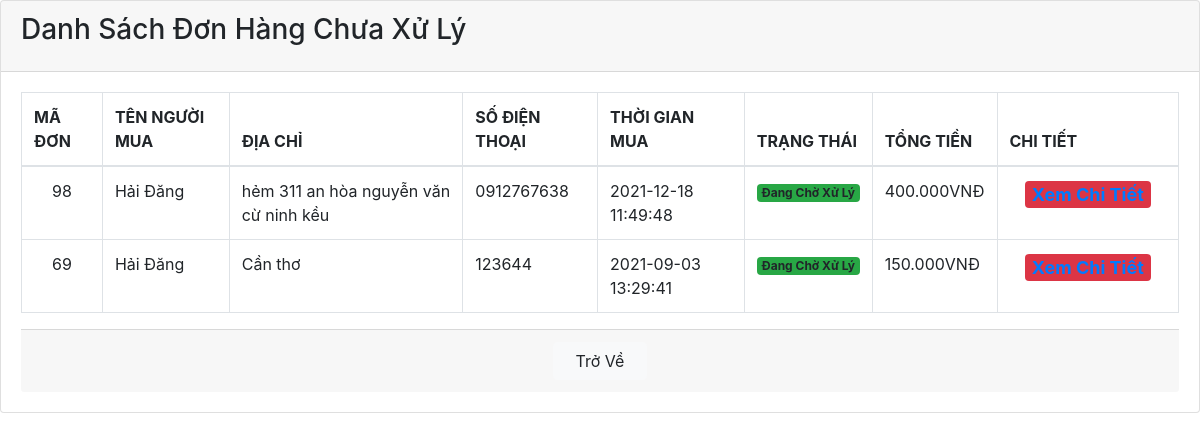
The app's page /donhangchuaxuly.php (signed in) with its own data.
### tables this page shows
CREATE TABLE `don_han` (
  `id` int(10) NOT NULL,
  `ten_khach_hang` varchar(50) NOT NULL,
  `sdt` varchar(11) NOT NULL,
  `diachi` varchar(200) NOT NULL,
  `ngay_dat_hang` timestamp NOT NULL DEFAULT current_timestamp() ON UPDATE current_timestamp(),
  `trang_thai` int(3) NOT NULL,
  `tong_tien` int(10) NOT NULL,
  `ghi_chu` text NOT NULL,
  `id_khach_hang` int(10) NOT NULL
);

### donhangchuaxuly.php (the view, shortened to what this page needs)
<?php
    require_once "ketnoi.php";
    $id_thanhvien = isset($_SESSION['id_thanhvien']) ? $_SESSION['id_thanhvien'] : '';
?>
<!DOCTYPE html>
<html lang="en">
<head>
    <link rel="stylesheet" href="https://unpkg.com/swiper/swiper-bundle.min.css" />
    <link rel="stylesheet" href="https://cdnjs.cloudflare.com/ajax/libs/font-awesome/5.15.3/css/all.min.css">
    <link rel="stylesheet" href="https://maxcdn.bootstrapcdn.com/bootstrap/4.5.2/css/bootstrap.min.css">
</head>
<body>
    <div class="card">
        <div class="card-header">
            <h3 class="card-title">Danh Sách Đơn Hàng Chưa Xử Lý</h3>
        </div>
        <div class="card-body">
            <table class="table table-bordered">
                <thead>
                    <tr>
                        <th>MÃ ĐƠN</th>
                        <th>TÊN NGƯỜI MUA</th>
                        <th>ĐỊA CHỈ</th>
                        <th>SỐ ĐIỆN THOẠI</th>
                        <th>THỜI GIAN MUA</th>
                        <th style="width: 40px">TRẠNG THÁI</th>
                        <th>TỔNG TIỀN</th>
                        <th>CHI TIẾT</th>
                    </tr>
                </thead>
                <tbody>
                     <?php
                        $sql_dangcho="SELECT * FROM don_han WHERE id_khach_hang = '$id_thanhvien' AND trang_thai = '1' ORDER BY `don_han`.`id` DESC";
                        $querydangcho = mysqli_query($conn,$sql_dangcho);
                        while($row= mysqli_fetch_array($querydangcho)){
                    ?>
                    <tr>
                        <td align="center"><?php echo $row['id'];  ?></td>
                        <td><?php echo $row['ten_khach_hang'];  ?></td>
                        <td><?php echo $row['diachi'];  ?></td>
                        <td><?php echo $row['sdt'];  ?></td>
                        <td><?php echo $row['ngay_dat_hang'];  ?></td>
                        <td><span class="badge bg-success">Đang Chờ Xử Lý</span></td>
                        <td><?php echo number_format($row['tong_tien'] ,0,",",".");  ?>VNĐ</td>
                        <td>
                            <div class="container">
                                <h4><span class="badge bg-danger"><a href="chitietdonhangdangxuly.php?id=<?php echo $row['id']; ?>">Xem Chi Tiết</a></span></h4>
                            </div>
                        </td>
                    </tr>
                    <?php } ?>
                </tbody>
            </table>
            <div class="card-footer" align="center">
                <a type="btn" class="btn btn-light col-lg-1" href="thanhvien.php">Trở Về</a>
            </div>
        </div>
    </div>
</body>
</html>

### records on screen
don_han: id "98", ten_khach_hang "Hải Đăng", diachi "hẻm 311 an hòa nguyễn văn cừ ninh kều", sdt "0912767638", ngay_dat_hang "2021-12-18 11:49:48", tong_tien "400.000"
don_han: id "69", ten_khach_hang "Hải Đăng", diachi "Cần thơ", sdt "123644", ngay_dat_hang "2021-09-03 13:29:41", tong_tien "150.000"
